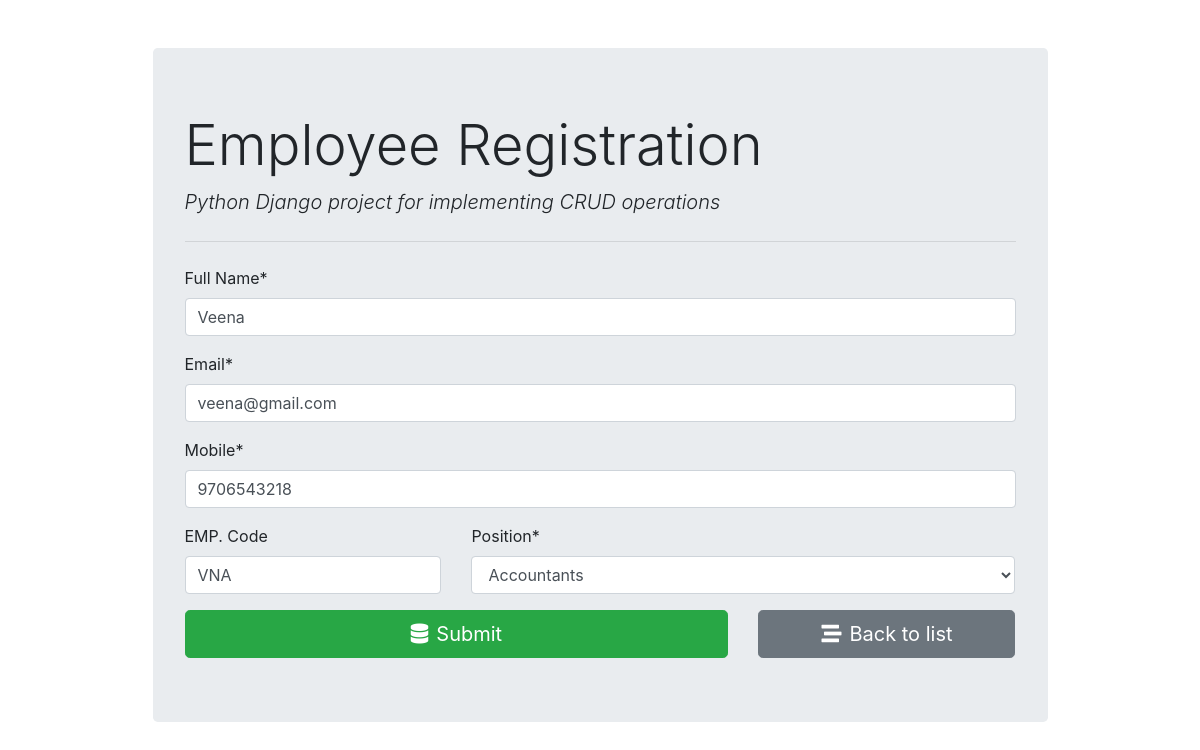
/employee/12/, run on the app's committed database.
### employee_register/models.py (models this page shows, shortened)
class Employee(models.Model):
    fullname = models.CharField(max_length=100)
    email = models.EmailField()
    mobile = models.CharField(max_length=10)
    emp_code = models.CharField(max_length=3)
    position = models.ForeignKey(Position, on_delete=models.CASCADE)

### employee_register/views.py (the view)
# urls.py: path('', employee_form, name='form'),
def employee_form(request, id=0):
    if request.method=='POST':
        if id==0:
            form = EmployeeForm(request.POST)
        else:
            employee = Employee.objects.get(pk=id)
            form = EmployeeForm(request.POST, instance=employee)
        if form.is_valid():
            form.save()
            return redirect('employee:list')
    else:
        if id==0:
            form = EmployeeForm()
        else:
            employee = Employee.objects.get(pk=id)
            form = EmployeeForm(instance=employee)
    return render(request, 'employee_register/form.html', {'form': form})

### employee_register/forms.py
class EmployeeForm(forms.ModelForm):
    class Meta:
        model = Employee
        fields = ['fullname','mobile','email','emp_code','position']
        labels = {
            'fullname': 'Full Name',
            'emp_code': 'EMP. Code',
        }
    def __init__(self, *args, **kwargs):
        super(EmployeeForm, self).__init__(*args, **kwargs)
        self.fields['position'].empty_label = 'Select'
        self.fields['emp_code'].required = False

### employee_register/models.py (called while the page is built)
    def __str__(self):
        return self.title

### employee_register/templates/employee_register/form.html (shortened to what this page needs)
{% extends 'employee_register/base.html' %}
{% load crispy_forms_tags %}
{% block content %}
<form method="post" action="" autocomplete="off">
    {{ form.fullname|as_crispy_field }}
     {{ form.email|as_crispy_field }}
     {{ form.mobile|as_crispy_field }}
    <div class="row">
        <div class="col-md-4">
            {{ form.emp_code|as_crispy_field }}
             </div>
            <div class="col-md-8">
              {{ form.position|as_crispy_field }}
            </div>
    </div>
    <div class="row">
        <div class="col-md-8">
             <button type="submit" class="btn btn-success btn-block btn-lg"><i class="fas fa-database mr-2"></i>Submit</button>
        </div>
        <div class="col-md-4">
            <a href="{% url 'employee:list' %}" class="btn btn-secondary btn-block btn-lg">
                <i class="fas fa-stream mr-2"></i>Back to list
            </a>
        </div>
    </div>
</form>
{% endblock %}

### data on the page
Employee: fullname "Veena", email "veena@gmail.com", mobile "9706543218", emp_code "VNA", position "Accountants"
